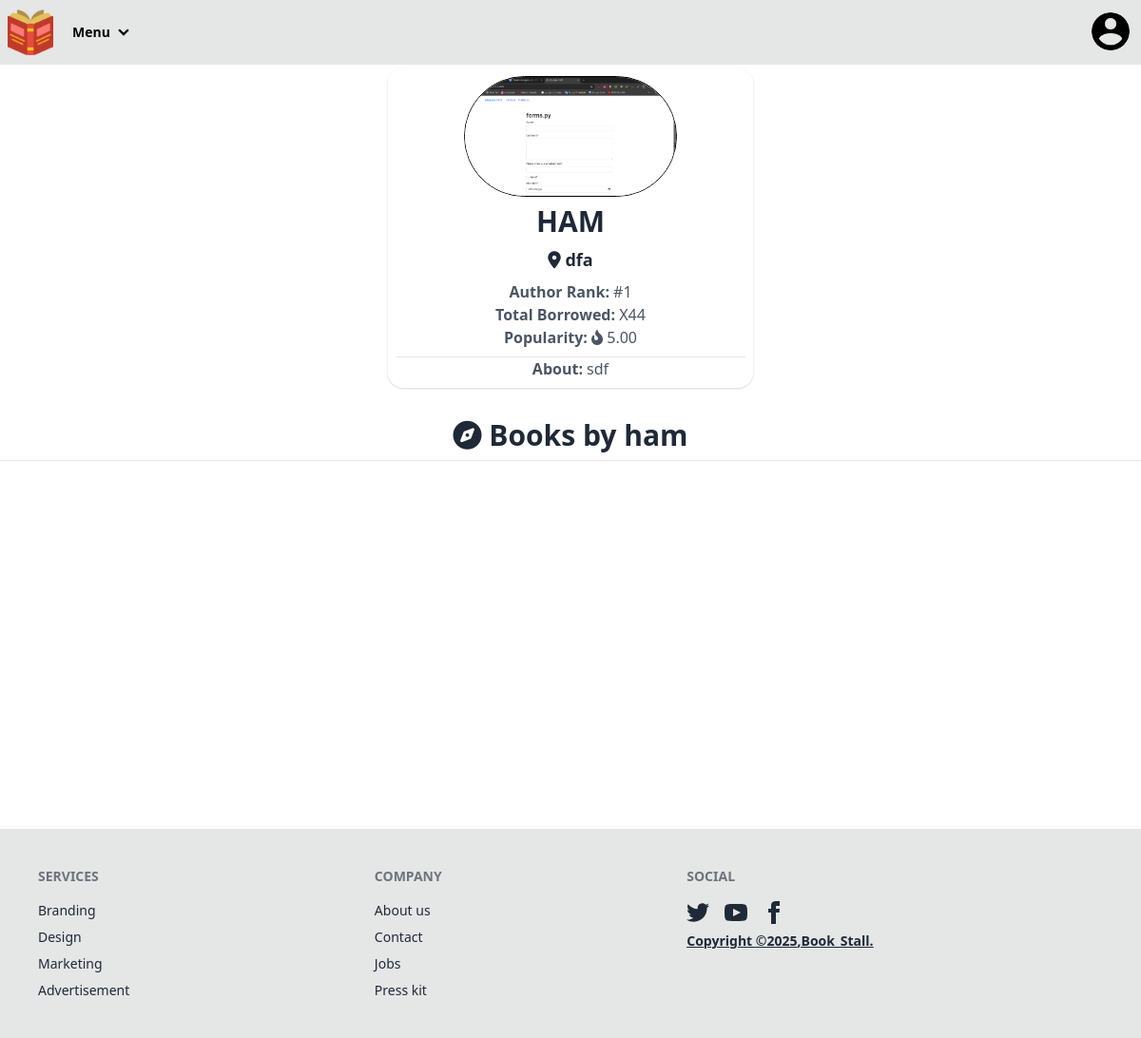
Page /author/1/ on the committed database.
### author/models.py (models this page shows, shortened)
class Author(models.Model):
    name = models.CharField(max_length=100)
    photo = models.ImageField(upload_to='author_images/', null=True, blank=True)
    address = models.CharField(max_length=200)
    bio = models.TextField(blank=True, null=True)
    books = models.ManyToManyField(Book, related_name='authors', blank=True)
    total_borrowed = models.IntegerField(null=True, blank=True, default=0)
    rank = models.IntegerField(null=True, blank=True)
    popularity = models.DecimalField(null=True, blank=True, default=0, decimal_places=2, max_digits=12)

### author/views.py (the view)
# urls.py: path('<int:pk>/', AuthorProfileView.as_view(), name='author_profile'),
class AuthorProfileView(DetailView):
    model = Author
    template_name = 'author/author_profile.html'
    def get_context_data(self, **kwargs):
        context = super().get_context_data(**kwargs)
        author = Author.objects.get(pk=self.kwargs['pk'])
        context['books'] = Book.objects.filter(author=author)
        context['author'] = author
        return context

### author/templates/author/author_profile.html (shortened to what this page needs)
{% extends "core/base.html" %}
{% load custom_filters %}
{% block main %}
<section>
    <div class="flex justify-center m-2">
        <div class="bg-base-100 shadow md:w-96 rounded-2xl p-2">
            <div class="flex justify-center">
              <img
                class="rounded-full border border-black border-opacity-100 w-56"
                src="{{ author.photo.url }}"
                alt="{{author.name}}" />
            </div>
            <div class="text-center">
              <h2 class="text-3xl uppercase font-bold my-2">{{author.name}}</h2>
              <h4 class="text-lg font-bold mb-2"><i class="fa-solid fa-location-dot"></i> {{author.address}}</h4>
              <p class="text-gray-600"><span class="font-bold">Author Rank: </span>#{{author.rank}}</p>
              <p class="text-gray-600"><span class="font-bold">Total Borrowed: </span>X{{author.total_borrowed}}</p>
              <p class="text-gray-600 mb-2"><span class="font-bold">Popularity: </span><i class="fa-solid fa-fire-flame-curved"></i> {{author.popularity | int_to_k}}</p>
              <hr>
              <p class="text-gray-600"><span class="font-bold">About: </span>{{author.bio}}</p>
            </div>
        </div>
    </div>
</section>
<h1 class="text-3xl mt-8 mb-2 font-bold text-center"><i class="fa-solid fa-compass"></i> Books by {{author.name}}</h1>
<hr>
{% endblock main %}

### rows in the picture
Author: photo (picture), name "HAM", address "dfa", rank "1", total_borrowed "44", popularity "5.00", bio "sdf", name "ham"
